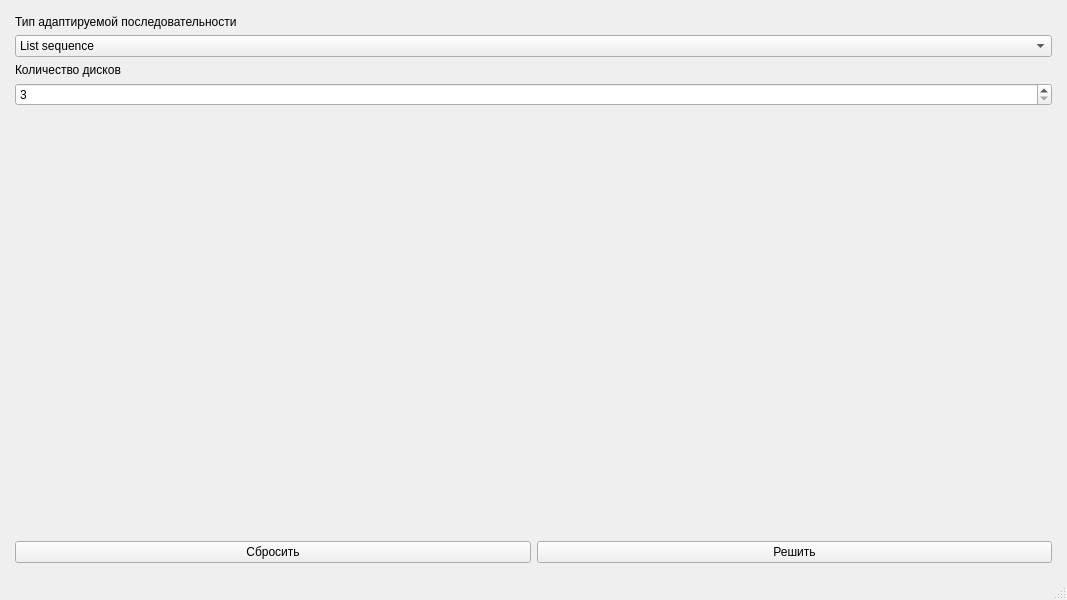
<?xml version="1.0" encoding="UTF-8"?>
<ui version="4.0">
 <class>MainWindow</class>
 <widget class="QMainWindow" name="MainWindow">
  <property name="geometry">
   <rect>
    <x>0</x>
    <y>0</y>
    <width>1067</width>
    <height>600</height>
   </rect>
  </property>
  <property name="windowTitle">
   <string>MainWindow</string>
  </property>
  <widget class="QWidget" name="central_hl">
   <layout class="QHBoxLayout" name="horizontalLayout">
    <item>
     <layout class="QVBoxLayout" name="settings_vl">
      <property name="spacing">
       <number>6</number>
      </property>
      <property name="sizeConstraint">
       <enum>QLayout::SizeConstraint::SetDefaultConstraint</enum>
      </property>
      <property name="leftMargin">
       <number>6</number>
      </property>
      <property name="topMargin">
       <number>6</number>
      </property>
      <property name="rightMargin">
       <number>6</number>
      </property>
      <property name="bottomMargin">
       <number>6</number>
      </property>
      <item>
       <widget class="QLabel" name="label">
        <property name="text">
         <string>Тип адаптируемой последовательности</string>
        </property>
        <property name="wordWrap">
         <bool>true</bool>
        </property>
       </widget>
      </item>
      <item>
       <widget class="QComboBox" name="cbx_seq_type">
        <item>
         <property name="text">
          <string>List sequence</string>
         </property>
        </item>
        <item>
         <property name="text">
          <string>Array sequence</string>
         </property>
        </item>
       </widget>
      </item>
      <item>
       <widget class="QLabel" name="label_2">
        <property name="text">
         <string>Количество дисков</string>
        </property>
       </widget>
      </item>
      <item>
       <widget class="QSpinBox" name="spn_disk_number">
        <property name="minimum">
         <number>3</number>
        </property>
        <property name="maximum">
         <number>10</number>
        </property>
       </widget>
      </item>
      <item>
       <spacer name="verticalSpacer">
        <property name="orientation">
         <enum>Qt::Orientation::Vertical</enum>
        </property>
        <property name="sizeHint" stdset="0">
         <size>
          <width>20</width>
          <height>40</height>
         </size>
        </property>
       </spacer>
      </item>
      <item>
       <layout class="QHBoxLayout" name="horizontalLayout_2">
        <item>
         <widget class="QPushButton" name="btn_reset">
          <property name="text">
           <string>Сбросить</string>
          </property>
         </widget>
        </item>
        <item>
         <widget class="QPushButton" name="btn_solve">
          <property name="text">
           <string>Решить</string>
          </property>
         </widget>
        </item>
       </layout>
      </item>
     </layout>
    </item>
   </layout>
  </widget>
  <widget class="QStatusBar" name="statusbar"/>
 </widget>
 <resources/>
 <connections/>
</ui>
